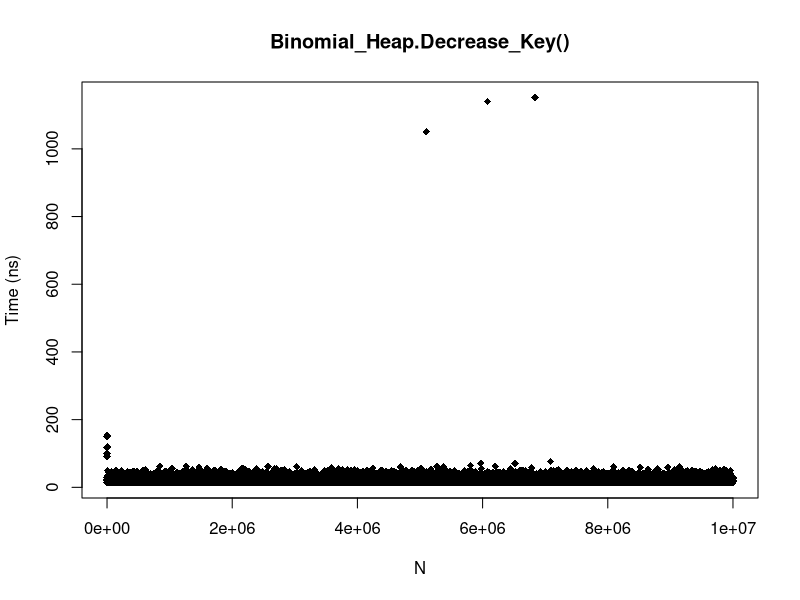
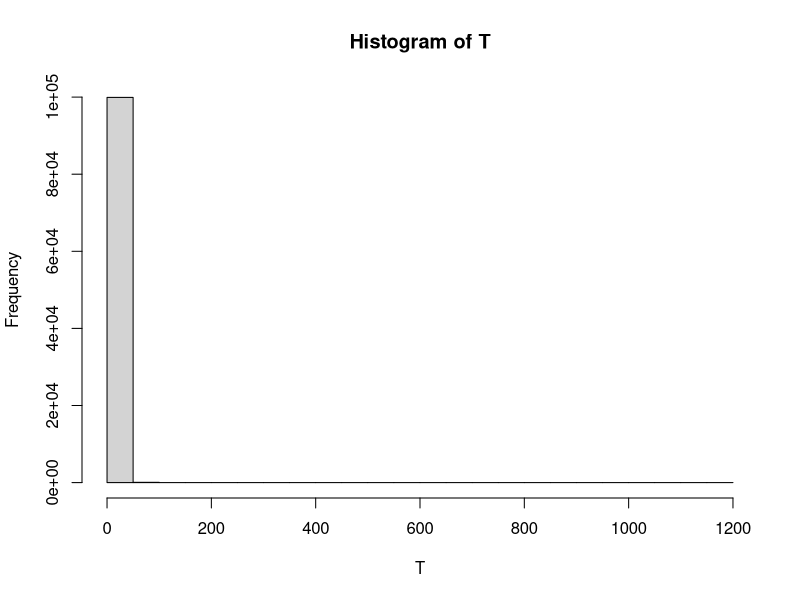
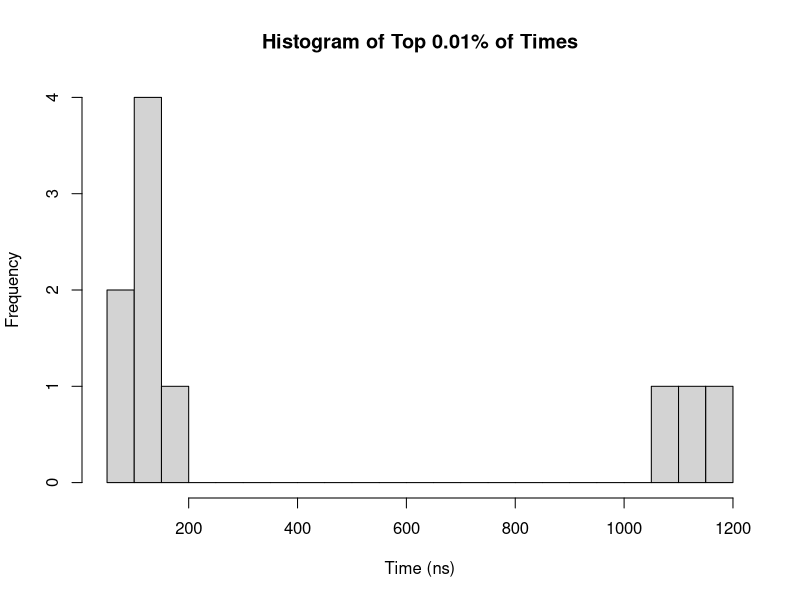
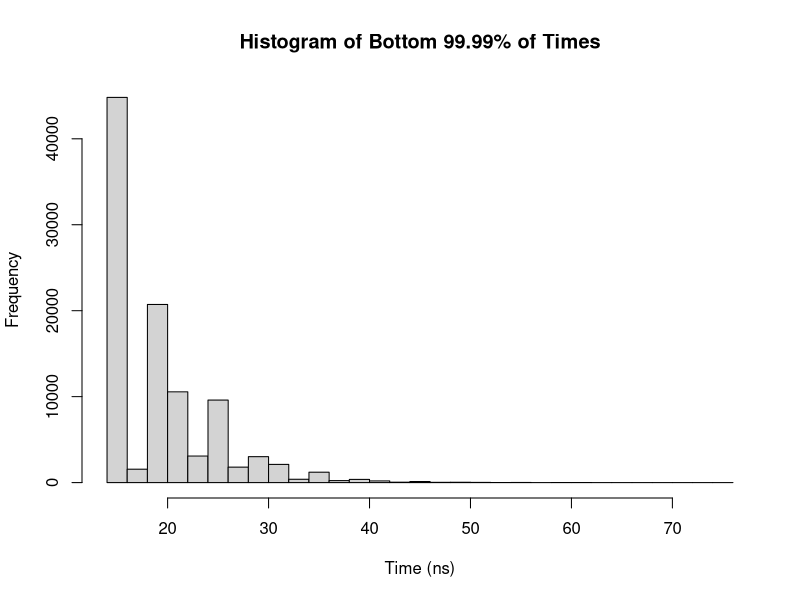

Source code (R) for these figures, in order:
# Preston Dunton
# CS320 Honors Option
# May 23, 2020
# pdunton@rams.colostate.edu

# Minimum() in a binomial heap should be O(logn)

decrease_key_binomial = read.csv("./decrease_key_binomial.csv")
attach(decrease_key_binomial)

summary(T)
# min 14
# q1 15
# median 19
# mean 19.75
# q3 21
# max 1152
plot(N,T,pch=18,xlab="N",ylab="Time (ns)",main="Binomial_Heap.Decrease_Key()")
hist(T,breaks=30)


# Let's see if we can remove some outliers

quantile(T,seq(0,1,0.1))
quantile(T,seq(0.9,1,0.01))
quantile(T,seq(0.99,1,0.001))
quantile(T,seq(0.999,1,0.0001))

# Let's separate the top 0.01% and analyze

# Top 0.01%
sum(T>76) # There are 10 outliers
summary(T[which(T>76)])
# min 91
# q1 118.2
# median 135
# mean 419.5
# q3 826.8
# max 1152
hist(T[which(T>76)],main="Histogram of Top 0.01% of Times",xlab="Time (ns)",breaks=30)

# Bottom 99.99%
summary(T[which(T<=76)])
# min 14
# q1 15
# median 19
# mean 19.71
# q3 21
# max 76
hist(T[which(T<=76)],main="Histogram of Bottom 99.99% of Times",xlab="Time (ns)",breaks=30)

# 99.99% of deletions take less than 76 ns
# There also appears to be no large corelation between N and insertion time
# The implementation must be correct for an O(logn) time

detach(decrease_key_binomial)